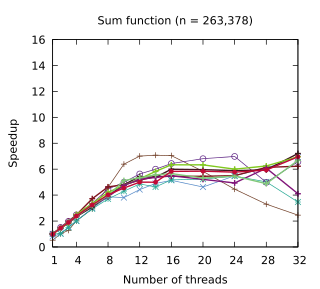

The script that saved this image:
set title "Sum function (n = 263,378)"
set terminal pdf size 3.2,2.9
set output "./results/Sum_function_n___263,378.pdf"
set key off
set xrange [1:32]
set xtics (1, 4, 8, 12, 16, 20, 24, 28, 32)
set xlabel "Number of threads"
set yrange [0:16]
set ylabel "Speedup"
plot './results/Sum_function_n___263,378.dat' using 1:2 title "Rayon" pointsize 0.7 lw 1 pt 1 linecolor rgb "#6E3B23" with linespoints, \
  './results/Sum_function_n___263,378.dat' using 1:3 title "Static" pointsize 0.7 lw 1 pt 2 linecolor rgb "#5287C6" with linespoints, \
  './results/Sum_function_n___263,378.dat' using 1:4 title "Static (pinned)" pointsize 0.7 lw 1 pt 3 linecolor rgb "#24A793" with linespoints, \
  './results/Sum_function_n___263,378.dat' using 1:5 title "Work stealing" pointsize 0.7 lw 1 pt 6 linecolor rgb "#5B2182" with linespoints, \
  './results/Sum_function_n___263,378.dat' using 1:6 title "Multi-atomics 64 1 1" pointsize 0.7 lw 2 pt 1 linecolor rgb "#80141E" with linespoints, \
  './results/Sum_function_n___263,378.dat' using 1:7 title "Multi-atomics 64 10 1" pointsize 0.7 lw 2 pt 1 linecolor rgb "#80C81E" with linespoints, \
  './results/Sum_function_n___263,378.dat' using 1:8 title "Multi-atomics 64 1 32" pointsize 0.7 lw 2 pt 1 linecolor rgb "#8014C0" with linespoints, \
  './results/Sum_function_n___263,378.dat' using 1:9 title "WorkAssisting 1" pointsize 0.4 lw 2 pt 7 linecolor rgb "#070A35" with linespoints, \
  './results/Sum_function_n___263,378.dat' using 1:10 title "WorkAssisting 32" pointsize 0.4 lw 2 pt 7 linecolor rgb "#E00A35" with linespoints
